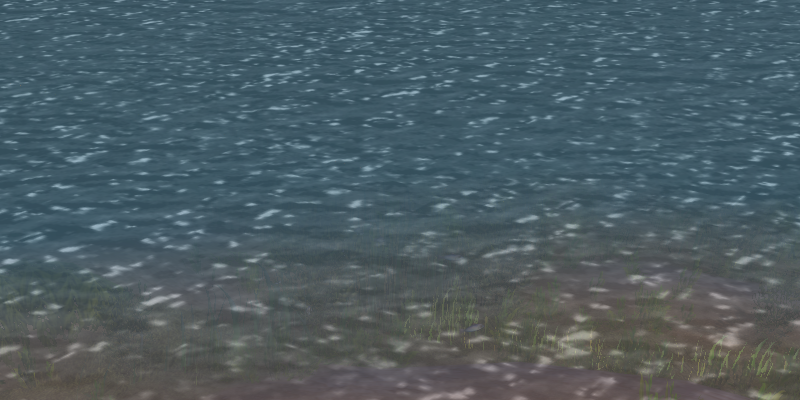
#> input picture assets/shots/s_1527.png, 800 x 400 px
$ python screen_diff.py
#> lines starting #> are read from the running program, lines starting #| are printed output that depends on the picture
from PIL import Image, ImageChops

screenshot_1 = Image.open("assets/shots/s_1527.png")
#> screenshot_1 is the input picture: PIL image 800x400 RGB; mean R, G, B 76.2, 92.5, 99.4
screenshot_2 = Image.open("assets/shots/s_7889.png")
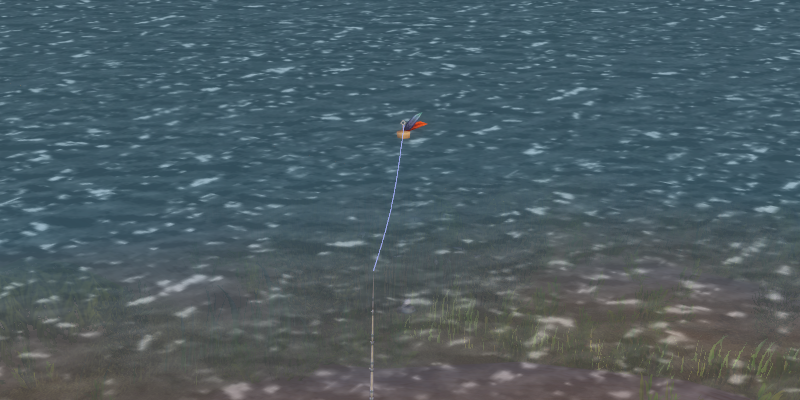
#> input picture assets/shots/s_7889.png, 800 x 400 px
#> screenshot_2 is the input picture: PIL image 800x400 RGB; mean R, G, B 76.5, 92.7, 99.6

res = ImageChops.difference(screenshot_1, screenshot_2)
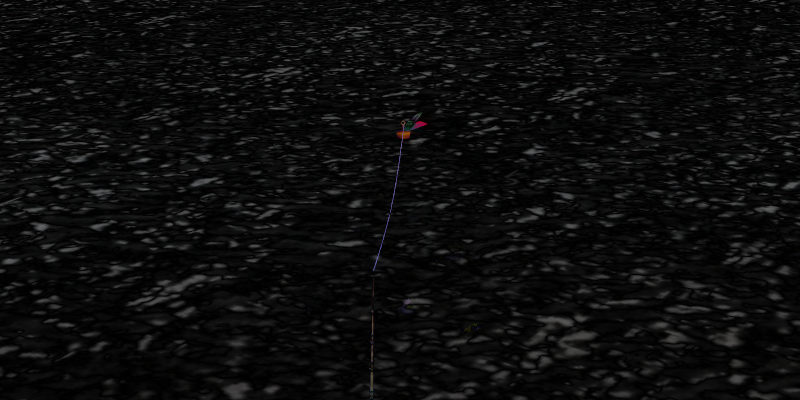
#> res: PIL image 800x400 RGB; mean R, G, B 12.7, 12.7, 12.8
res.show()

print(res.getbbox())
#| (0, 0, 800, 400)

res.save("assets/diff/result.jpg")

# rbg(131, 66, 24)
# 671030
